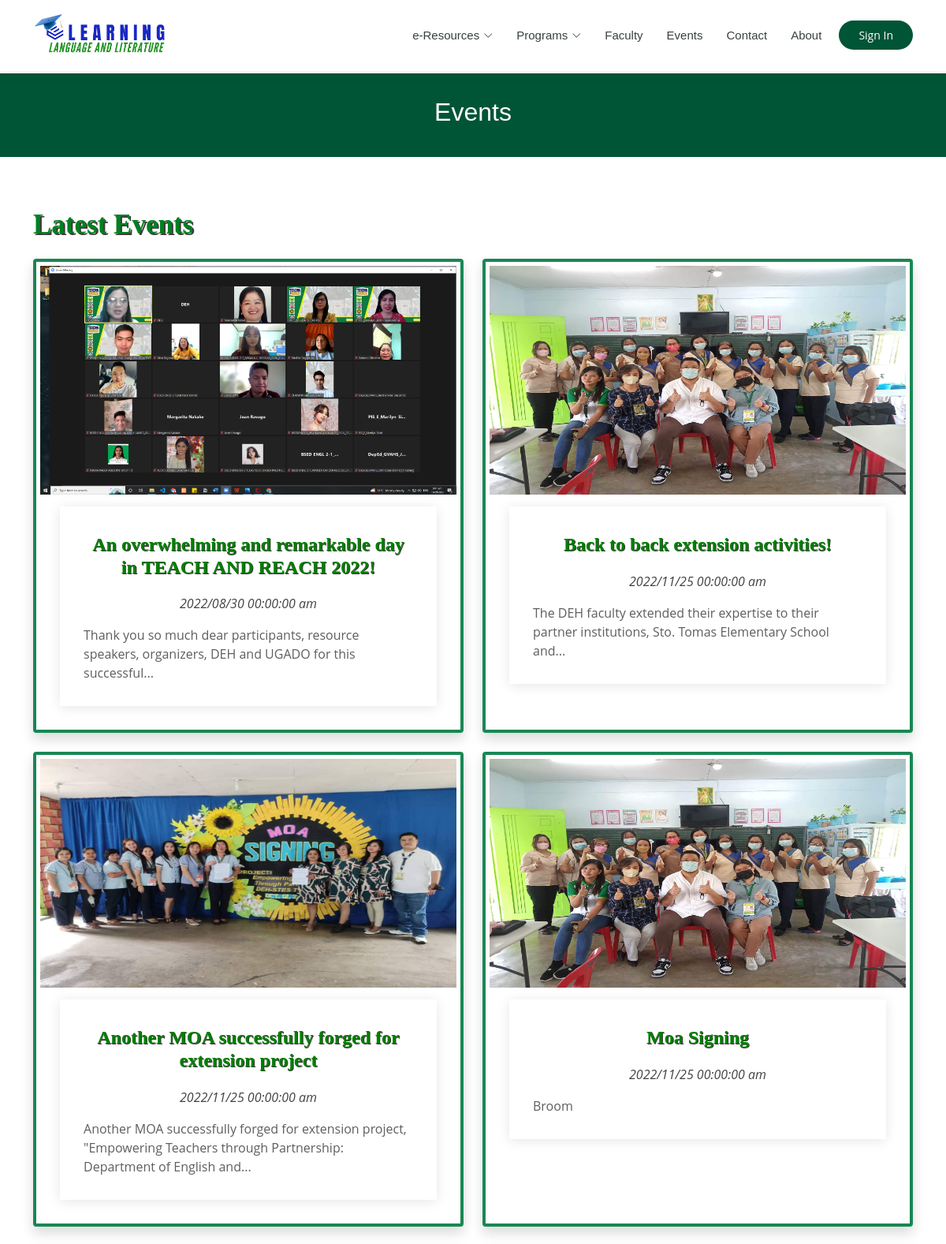
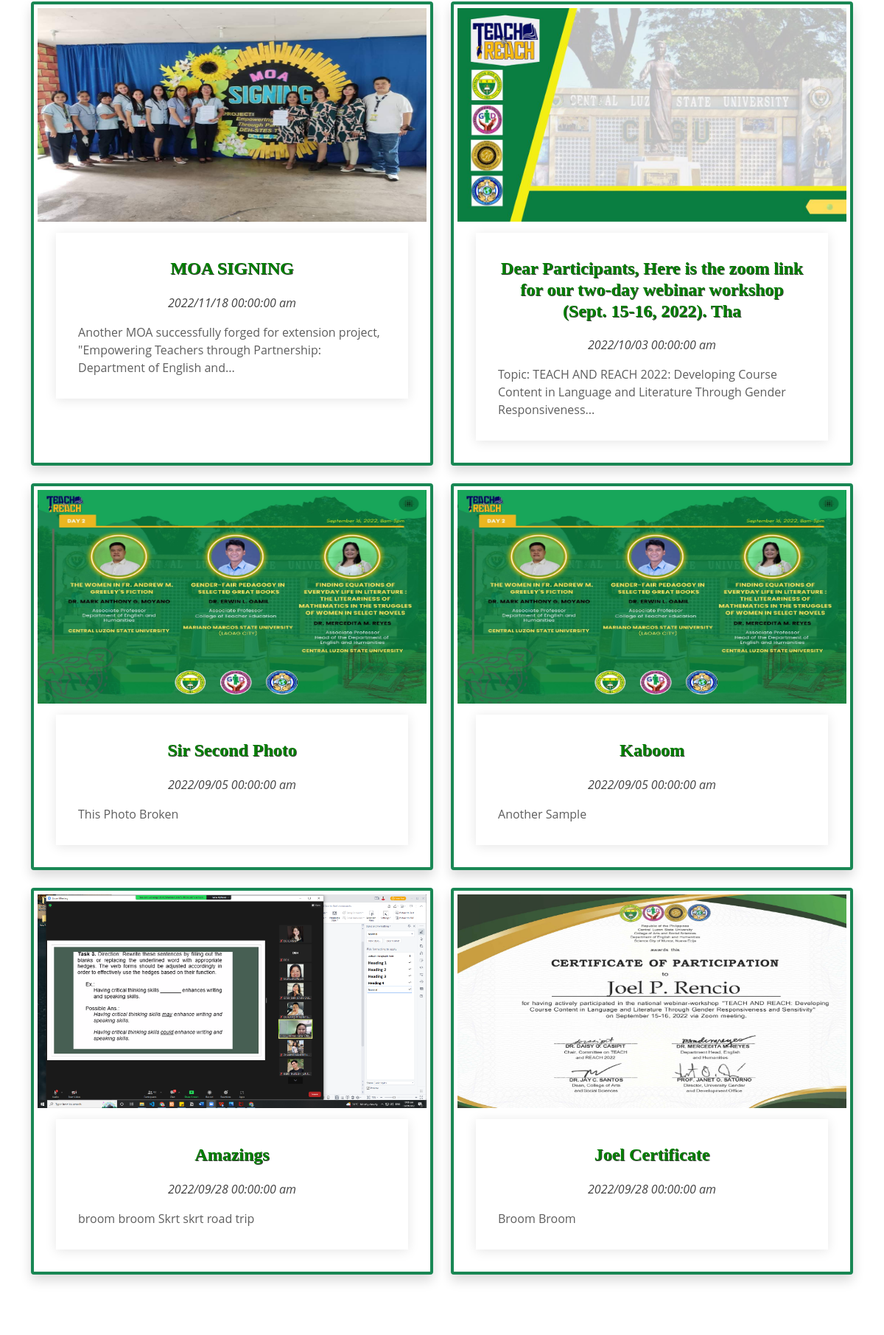
Screenshot of /public/events.php (upper part) with the database file from the repository (2 pictures, top to bottom).
### tables this page shows
CREATE TABLE `events` (
  `event_id` int(100) NOT NULL,
  `img` varchar(100) NOT NULL,
  `title` varchar(100) NOT NULL,
  `description` varchar(1000) NOT NULL,
  `link` varchar(100) NOT NULL,
  `date_created` date NOT NULL,
  `time_created` time(6) NOT NULL,
  `date_modified` date NOT NULL,
  `time_modified` time(6) NOT NULL,
  `status` varchar(10) NOT NULL
);

### public/event_short_description.php (called while the page is built)
<?php
function elipsis($text, $words = 15)
{
  if (str_word_count($text) > $words) {
    preg_match("/(?:[^\s,\.;\?\!]+(?:[\s,\.;\?\!]+|$)){0,$words}/", $text, $matches);
    $text = trim($matches[0]);
    if (substr($text, -1) == ',') {
      $text = rtrim($text, ',');
      $text .= '...';
    } else if (substr($text, -1) == '.') {
      $text = rtrim($text, '.');
      $text .= '...';
    } else {
      $text .= '...';
    }
  }
  return $text;
}

### public/event_list.php (the view)
<section id="events-homepage" class="events-homepage">
  <div class="container" data-aos="fade-up">
    <div class="row">
      <p class="event-header">Latest Events</p>
      <?php
      include 'event_short_description.php';
      $result = mysqli_query($conn, "select event_id, img, title, description, date_created from events WHERE status != 'archive' ORDER BY date_modified DESC");
      while (list($event_id, $img, $title, $description, $date_created) = mysqli_fetch_array($result)) {
        $new_description = elipsis($description, 15);
        $date_me         = date_create($date_created);
        $date_formatted   = date_format($date_me,"Y/m/d H:i:s a");
        if (!empty($img)) {
          echo "
            <div class='col-md-6 d-flex align-items-stretch mb-4 '>
            <span class='border border-4 border-success shadow bg-white rounded'>
                <div class='card'>
                  <a href='event_details.php?ID=$event_id'>
                    <div class='card-img'>
                      <img src='../uploads/event_image/$img' alt='...' style='height: 300px; width: 900px; padding: 5px;'>
                    </div>
                  </a>
                  <div class='card-body'>
                    <h5 class='card-title'><a href='event_details.php?ID=$event_id'>$title</a></h5>
                    <p class='fst-italic text-center'>$date_formatted</p>
                    <p class='card-text'>$new_description</p>
                  </div>
                </div></span>
            </div>
          ";
        }
      }
      ?>
    </div>
  </div>
</section>

### public/assets/css/style.css (style rules this page uses)
body { font-family: "Open Sans", sans-serif; color: #444444; }
a { color: #005537; text-decoration: none; }
h1, h2, h3, h4, h5, h6 { font-family: "Raleway", sans-serif; }
section { padding: 60px 0; overflow: hidden; }
.events-homepage .card { border: 0; padding: 0 30px; margin-bottom: 30px; position: relative; }
.events-homepage .card-img { width: calc(100% + 60px); margin-left: -30px; overflow: hidden; z-index: 9; border-radius: 0; min-height: 120px; }
.events-homepage .card-img img { max-width: 100%; transition: all 0.3s ease-in-out; }
.events-homepage .card-body { z-index: 10; background: #fff; border-top: 4px solid #fff; padding: 30px; box-shadow: 0px 2px 15px rgba(0, 0, 0, 0.1); margin-top: 10px; transition: 0.3s; }
.events-homepage .card-title { font-weight: 700; text-align: center; margin-bottom: 20px; }
.events-homepage .card-title a { transition: 0.3s; color: green; font-family: Tahoma; font-weight: bold; font-size: 120%; text-shadow: 1px 1px #3d3b3b; }
.events-homepage .card-text { color: #5e5e5e; }
.event-header { color: #008020; font-family: Tahoma; font-weight: bold; font-size: 35px; text-shadow: 2px 2px #3d3b3b; }

### rows the page displays
events: img (picture), title "An overwhelming and remarkable day in TEACH AND REACH 2022!", date_created "2022/08/30 00:00:00 am", description "Thank you so much dear participants, resource speakers, organizers, DEH and UGADO for this successful..."
events: img (picture), title "Back to back extension activities!", date_created "2022/11/25 00:00:00 am", description "The DEH faculty extended their expertise to their partner institutions, Sto. Tomas Elementary School and..."
events: img (picture), title "Another MOA successfully forged for extension project", date_created "2022/11/25 00:00:00 am", description "Another MOA successfully forged for extension project, \"Empowering Teachers through Partnership: Department of English and..."
events: img (picture), title "Moa Signing", date_created "2022/11/25 00:00:00 am", description "Broom"
events: img (picture), title "MOA SIGNING", date_created "2022/11/18 00:00:00 am", description "Another MOA successfully forged for extension project, \"Empowering Teachers through Partnership: Department of English and..."
events: img (picture), title "Dear Participants, Here is the zoom link for our two-day webinar workshop (Sept. 15-16, 2022). Tha", date_created "2022/10/03 00:00:00 am", description "Topic: TEACH AND REACH 2022: Developing Course Content in Language and Literature Through Gender Responsiveness..."
events: img (picture), title "Sir Second Photo", date_created "2022/09/05 00:00:00 am", description "This Photo Broken"
events: img (picture), title "Kaboom", date_created "2022/09/05 00:00:00 am", description "Another Sample"
events: img (picture), title "Amazings", date_created "2022/09/28 00:00:00 am", description "broom broom Skrt skrt road trip"
events: img (picture), title "Joel Certificate", date_created "2022/09/28 00:00:00 am", description "Broom Broom"
